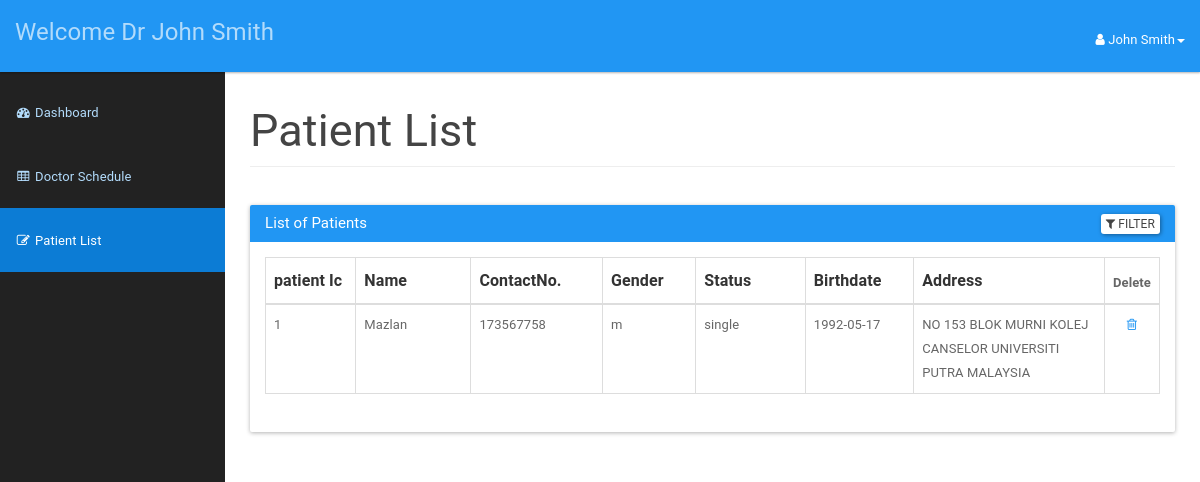
Before: /doctor/patientlist.php (signed in) with the older database file.
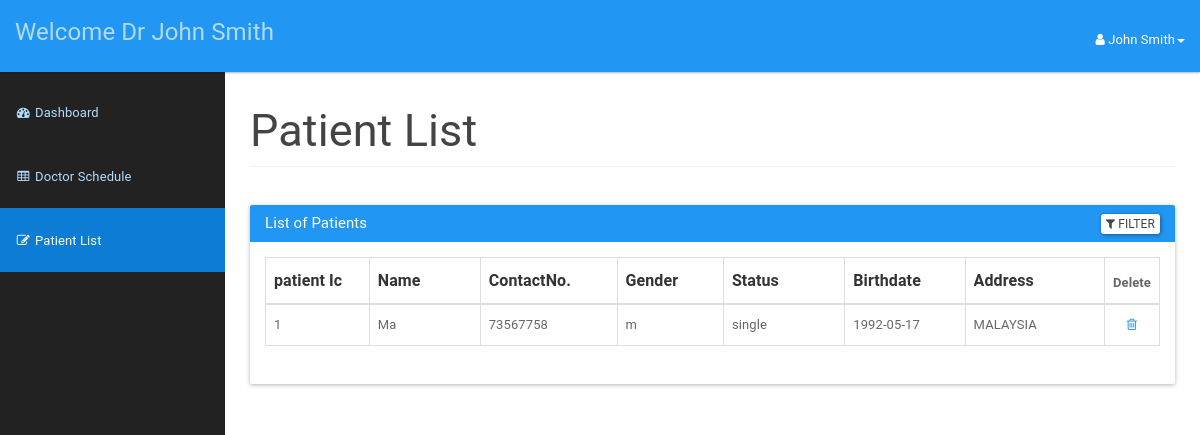
After: the same page with the newer database file.
### tables this page shows
CREATE TABLE IF NOT EXISTS `doctor` (
  `icDoctor` bigint NOT NULL AUTO_INCREMENT,
  `doctorId` varchar(50) NOT NULL,
  `password` varchar(255) NOT NULL,
  `doctorFirstName` varchar(50) NOT NULL,
  `doctorLastName` varchar(50) NOT NULL,
  `doctorAddress` varchar(255) NOT NULL,
  `doctorPhone` varchar(15) NOT NULL,
  `doctorEmail` varchar(255) NOT NULL,
  `doctorDOB` date NOT NULL,
  `isAdmin` tinyint(1) NOT NULL DEFAULT 0,
  `createdAt` TIMESTAMP DEFAULT CURRENT_TIMESTAMP ON UPDATE CURRENT_TIMESTAMP,
  `updatedAt` TIMESTAMP DEFAULT CURRENT_TIMESTAMP ON UPDATE CURRENT_TIMESTAMP,
  `deletedAt` TIMESTAMP NULL,
  PRIMARY KEY (`icDoctor`),
  INDEX (`doctorId`)
);

CREATE TABLE IF NOT EXISTS `patient` (
  `icPatient` bigint NOT NULL AUTO_INCREMENT,
  `username` varchar(50) NOT NULL,
  `password` varchar(255) NOT NULL,
  `patientFirstName` varchar(50) NOT NULL,
  `patientLastName` varchar(50) NOT NULL,
  `patientMaritialStatus` ENUM('na','single', 'married', 'widowed', 'divorced', 'separated'),
  `patientDOB` date NOT NULL,
  `patientGender` ENUM('na', 'm', 'f'),
  `patientAddress` varchar(255) NOT NULL,
  `patientMediRecordNo` varchar(255) NULL,
  `patientPhone` varchar(15) NOT NULL,
  `patientEmail` varchar(255) NOT NULL,
  `createdAt` TIMESTAMP DEFAULT CURRENT_TIMESTAMP ON UPDATE CURRENT_TIMESTAMP,
  `updatedAt` TIMESTAMP DEFAULT CURRENT_TIMESTAMP ON UPDATE CURRENT_TIMESTAMP,
  `deletedAt` TIMESTAMP NULL,
  PRIMARY KEY (`icPatient`),
  INDEX (`username`)
);

### dal/doctor.php (called while the page is built, shortened)
<?php
include_once dirname(dirname(__FILE__)).'/dal/dbconnect.php';
function getDoctor($doctorId) {
    global $db_conn;
    $res=mysqli_query($db_conn,  "SELECT * FROM doctor WHERE doctorId = '$doctorId' LIMIT 1");
    $userRow=mysqli_fetch_array($res,MYSQLI_ASSOC);
    return $userRow;
}
?>

### dal/patient.php (called while the page is built, shortened)
<?php
include_once dirname(dirname(__FILE__)).'/dal/dbconnect.php';
function getPatientList(){
    global$db_conn;
    $res=mysqli_query($db_conn, "SELECT * FROM patient WHERE deletedAt IS NULL");
    $result = [];
    while ($row = mysqli_fetch_array($res, MYSQLI_ASSOC)) {
        $result[]=$row;
    }
    return $result;
}
?>

### doctor/patientlist.php (the view, shortened to what this page needs)
<?php
include_once dirname(dirname(__FILE__)).'/dal/doctor.php';
include_once dirname(dirname(__FILE__)).'/dal/patient.php';
$page="patient";
$usersession = $_SESSION['doctorSession'];
$userRow=getDoctor($usersession);
?>
<!DOCTYPE html>
<html lang="en">
    <head>
        <link href="assets/css/material.css" rel="stylesheet">
        <link href="assets/css/sb-admin.css" rel="stylesheet">
        <link href="assets/css/time/bootstrap-clockpicker.css" rel="stylesheet">
        <link href="assets/css/style.css" rel="stylesheet">
        <link href="https://cdnjs.cloudflare.com/ajax/libs/font-awesome/4.7.0/css/font-awesome.min.css" rel="stylesheet">
    </head>
    <body>
        <div id="wrapper">
            <?php include_once 'navbar.php'; ?>
            <div id="page-wrapper">
                <div class="container-fluid">
                    <div class="row">
                        <div class="col-lg-12">
                            <h2 class="page-header">
                            Patient List
                            </h2>
                        </div>
                    </div>
                    <div class="panel panel-primary filterable">
                        <div class="panel-heading">
                            <h3 class="panel-title">List of Patients</h3>
                            <div class="pull-right">
                            <button class="btn btn-default btn-xs btn-filter"><span class="fa fa-filter"></span> Filter</button>
                        </div>
                        </div>
                        <div class="panel-body">
                        <table class="table table-hover table-bordered">
                            <thead>
                                <tr class="filters">
                                    <th><input type="text" class="form-control" placeholder="patient Ic" disabled></th>
                                    <th><input type="text" class="form-control" placeholder="Name" disabled></th>
                                    <th><input type="text" class="form-control" placeholder="ContactNo." disabled></th>
                                    <th><input type="text" class="form-control" placeholder="Gender" disabled></th>
                                    <th><input type="text" class="form-control" placeholder="Status" disabled></th>
                                    <th><input type="text" class="form-control" placeholder="Birthdate" disabled></th>
                                    <th><input type="text" class="form-control" placeholder="Address" disabled></th>
                                    <th>Delete</th>
                                </tr>
                            </thead>
                            <tbody>
                            <?php
                            $result=getPatientList();
                            foreach($result as $patientRow) {
                                echo "<tr>";
                                    echo "<td>" . $patientRow['icPatient'] . "</td>";
                                    echo "<td>" . $patientRow['patientLastName'] . "</td>";
                                    echo "<td>" . $patientRow['patientPhone'] . "</td>";
                                    echo "<td>" . $patientRow['patientGender'] . "</td>";
                                    echo "<td>" . $patientRow['patientMaritialStatus'] . "</td>";
                                    echo "<td>" . $patientRow['patientDOB'] . "</td>";
                                    echo "<td>" . $patientRow['patientAddress'] . "</td>";
                                    echo "<td class='text-center'>
                                    <!--
                                        <a href='addschedule.php?schedule_update=$patientRow[icPatient]' class='update_schedule'>
                                        <span class='fa fa-pencil' aria-hidden='true'></span></a>
                                        <span>|</span>-->
                                        <a href='#' id='".$patientRow['icPatient']."' class='delete remove_schedule'>
                                        <span class='fa fa-trash-o' aria-hidden='true'></span></a>
                                    </td>";
                                echo "</tr>";
                            }
                        ?>
                       </tbody>
                   </table>
                        </div>
                    </div>
                </div>
            </div>
    </body>
</html>

### doctor/navbar.php (shortened to what this page needs)
<nav class="navbar navbar-inverse navbar-fixed-top" role="navigation">
    <div class="navbar-header">
        <a class="navbar-brand" href="dashboard.php">Welcome Dr <?php echo $userRow['doctorFirstName'];?> <?php echo $userRow['doctorLastName'];?></a>
    </div>
    <ul class="nav navbar-right top-nav">
        <li class="dropdown">
            <a href="#" class="dropdown-toggle" data-toggle="dropdown"><i class="fa fa-user"></i> <?php echo $userRow['doctorFirstName']; ?> <?php echo $userRow['doctorLastName']; ?><b class="caret"></b></a>
        </li>
    </ul>
    <div class="collapse navbar-collapse navbar-ex1-collapse">
        <ul class="nav navbar-nav side-nav">
            <li <?= $page==="dashboard" ? " class=\"active\"" : "" ?> >
                <a href="dashboard.php"><i class="fa fa-fw fa-dashboard"></i> Dashboard</a>
            </li>
            <li <?= $page==="schedule" ? " class=\"active\"" : "" ?> >
                <a href="addschedule.php"><i class="fa fa-fw fa-table"></i> Doctor Schedule</a>
            </li>
            <li <?= $page==="patient" ? " class=\"active\"" : "" ?> >
                <a href="patientlist.php"><i class="fa fa-fw fa-edit"></i> Patient List</a>
            </li>
        </ul>
    </div>
</nav>

### doctor/assets/css/sb-admin.css (style rules this page uses)
body { margin-top: 100px; background-color: #222; }
@media (min-width:768px) { body { margin-top: 50px; } }
#wrapper { padding-left: 0; }
#page-wrapper { min-height: 900px !important; width: 100%; padding: 0; background-color: #fff; }
@media (min-width:768px) { #wrapper { padding-left: 225px; } }
@media (min-width:768px) { #page-wrapper { padding: 10px; } }
.top-nav { padding: 0 15px; }
.top-nav>li { display: inline-block; float: left; }
.top-nav>li>a { padding-top: 17px; padding-bottom: 10px; line-height: 45px; color: white; }
@media (min-width:768px) { .side-nav { position: fixed; top: 80px; left: 225px; width: 225px; margin-left: -225px; border: none; border-radius: 0; overflow-y: auto; background-color: #222; bottom: 0; overflow-x: hidden; padding-bottom: 40px; } }
@media (min-width:768px) { .side-nav>li>a { width: 225px; } }

### doctor/assets/css/style.css (style rules this page uses)
.filterable { margin-top: 15px; }
.filterable .panel-heading .pull-right { margin-top: -20px; }
.filterable .filters input[disabled] { background-color: transparent; border: none; cursor: auto; box-shadow: none; padding: 0; height: auto; }

Changed rows visible on the page:
changed patient "single": patientLastName "Mazlan" → "Ma"; patientPhone "173567758" → "73567758"; patientAddress "NO 153 BLOK MURNI KOLEJ CANSELOR UNIVERSITI PUTRA MALAYSIA" → "MALAYSIA"
